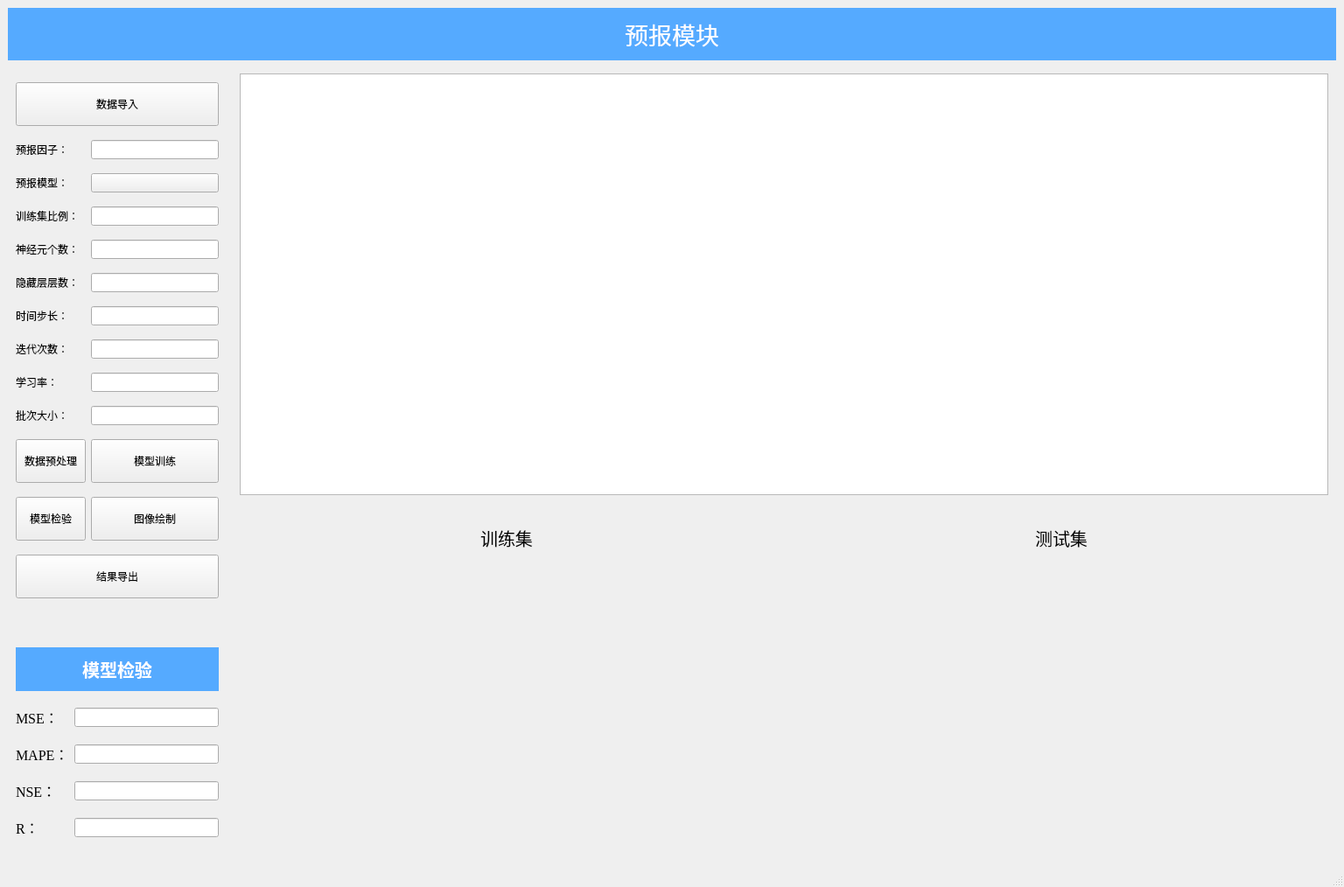
<?xml version="1.0" encoding="UTF-8"?>
<ui version="4.0">
 <class>MainWindow</class>
 <widget class="QMainWindow" name="MainWindow">
  <property name="geometry">
   <rect>
    <x>0</x>
    <y>0</y>
    <width>1536</width>
    <height>1014</height>
   </rect>
  </property>
  <property name="windowTitle">
   <string>MainWindow</string>
  </property>
  <widget class="QWidget" name="centralwidget">
   <layout class="QGridLayout" name="gridLayout_3">
    <item row="1" column="0" rowspan="2">
     <widget class="CardWidget" name="CardWidget">
      <property name="maximumSize">
       <size>
        <width>250</width>
        <height>16777215</height>
       </size>
      </property>
      <layout class="QGridLayout" name="gridLayout">
       <item row="9" column="0">
        <widget class="QLabel" name="label_20">
         <property name="font">
          <font>
           <family>微软雅黑</family>
          </font>
         </property>
         <property name="text">
          <string>批次大小：</string>
         </property>
        </widget>
       </item>
       <item row="4" column="1">
        <widget class="LineEdit" name="LineEdit_7"/>
       </item>
       <item row="4" column="0">
        <widget class="QLabel" name="label_12">
         <property name="font">
          <font>
           <family>微软雅黑</family>
          </font>
         </property>
         <property name="text">
          <string>神经元个数：</string>
         </property>
        </widget>
       </item>
       <item row="11" column="1">
        <widget class="PushButton" name="PushButton_4">
         <property name="minimumSize">
          <size>
           <width>0</width>
           <height>50</height>
          </size>
         </property>
         <property name="text">
          <string>图像绘制</string>
         </property>
        </widget>
       </item>
       <item row="2" column="0">
        <widget class="QLabel" name="label_3">
         <property name="font">
          <font>
           <family>微软雅黑</family>
          </font>
         </property>
         <property name="text">
          <string>预报模型：</string>
         </property>
        </widget>
       </item>
       <item row="5" column="0">
        <widget class="QLabel" name="label_13">
         <property name="font">
          <font>
           <family>微软雅黑</family>
          </font>
         </property>
         <property name="text">
          <string>隐藏层层数：</string>
         </property>
        </widget>
       </item>
       <item row="7" column="0">
        <widget class="QLabel" name="label_15">
         <property name="font">
          <font>
           <family>微软雅黑</family>
          </font>
         </property>
         <property name="text">
          <string>迭代次数：</string>
         </property>
        </widget>
       </item>
       <item row="5" column="1">
        <widget class="LineEdit" name="LineEdit_8"/>
       </item>
       <item row="6" column="1">
        <widget class="LineEdit" name="LineEdit_9"/>
       </item>
       <item row="3" column="1">
        <widget class="LineEdit" name="LineEdit_2"/>
       </item>
       <item row="1" column="0">
        <widget class="QLabel" name="label_2">
         <property name="font">
          <font>
           <family>微软雅黑</family>
          </font>
         </property>
         <property name="text">
          <string>预报因子：</string>
         </property>
        </widget>
       </item>
       <item row="3" column="0">
        <widget class="QLabel" name="label_4">
         <property name="font">
          <font>
           <family>微软雅黑</family>
          </font>
         </property>
         <property name="text">
          <string>训练集比例：</string>
         </property>
        </widget>
       </item>
       <item row="2" column="1">
        <widget class="ComboBox" name="ComboBox"/>
       </item>
       <item row="0" column="0" colspan="2">
        <widget class="PushButton" name="PushButton_5">
         <property name="minimumSize">
          <size>
           <width>0</width>
           <height>50</height>
          </size>
         </property>
         <property name="text">
          <string>数据导入</string>
         </property>
        </widget>
       </item>
       <item row="7" column="1">
        <widget class="LineEdit" name="LineEdit_10"/>
       </item>
       <item row="1" column="1">
        <widget class="LineEdit" name="LineEdit"/>
       </item>
       <item row="9" column="1">
        <widget class="LineEdit" name="LineEdit_11"/>
       </item>
       <item row="8" column="0">
        <widget class="QLabel" name="label_19">
         <property name="font">
          <font>
           <family>微软雅黑</family>
          </font>
         </property>
         <property name="text">
          <string>学习率：</string>
         </property>
        </widget>
       </item>
       <item row="6" column="0">
        <widget class="QLabel" name="label_14">
         <property name="font">
          <font>
           <family>微软雅黑</family>
          </font>
         </property>
         <property name="text">
          <string>时间步长：</string>
         </property>
        </widget>
       </item>
       <item row="11" column="0">
        <widget class="PushButton" name="PushButton_3">
         <property name="minimumSize">
          <size>
           <width>0</width>
           <height>50</height>
          </size>
         </property>
         <property name="text">
          <string>模型检验</string>
         </property>
        </widget>
       </item>
       <item row="8" column="1">
        <widget class="LineEdit" name="LineEdit_17"/>
       </item>
       <item row="10" column="0">
        <widget class="PushButton" name="PushButton_2">
         <property name="minimumSize">
          <size>
           <width>0</width>
           <height>50</height>
          </size>
         </property>
         <property name="text">
          <string>数据预处理</string>
         </property>
        </widget>
       </item>
       <item row="10" column="1">
        <widget class="PushButton" name="PushButton">
         <property name="minimumSize">
          <size>
           <width>0</width>
           <height>50</height>
          </size>
         </property>
         <property name="text">
          <string>模型训练</string>
         </property>
        </widget>
       </item>
       <item row="12" column="0" colspan="2">
        <widget class="PushButton" name="PushButton_6">
         <property name="minimumSize">
          <size>
           <width>0</width>
           <height>50</height>
          </size>
         </property>
         <property name="text">
          <string>结果导出</string>
         </property>
        </widget>
       </item>
      </layout>
     </widget>
    </item>
    <item row="3" column="0" rowspan="2">
     <widget class="CardWidget" name="CardWidget_3">
      <property name="maximumSize">
       <size>
        <width>250</width>
        <height>16777215</height>
       </size>
      </property>
      <layout class="QGridLayout" name="gridLayout_2">
       <item row="0" column="0" colspan="2">
        <widget class="QLabel" name="label_7">
         <property name="minimumSize">
          <size>
           <width>0</width>
           <height>50</height>
          </size>
         </property>
         <property name="maximumSize">
          <size>
           <width>16777215</width>
           <height>50</height>
          </size>
         </property>
         <property name="font">
          <font>
           <pointsize>15</pointsize>
           <weight>75</weight>
           <bold>true</bold>
          </font>
         </property>
         <property name="styleSheet">
          <string notr="true">color: rgb(255, 255, 255);
background-color: rgb(85, 170, 255);</string>
         </property>
         <property name="text">
          <string>模型检验</string>
         </property>
         <property name="alignment">
          <set>Qt::AlignCenter</set>
         </property>
        </widget>
       </item>
       <item row="1" column="0">
        <widget class="QLabel" name="label_5">
         <property name="font">
          <font>
           <family>Times New Roman</family>
           <pointsize>12</pointsize>
          </font>
         </property>
         <property name="text">
          <string>MSE：</string>
         </property>
        </widget>
       </item>
       <item row="1" column="1">
        <widget class="LineEdit" name="LineEdit_3"/>
       </item>
       <item row="2" column="0">
        <widget class="QLabel" name="label_6">
         <property name="font">
          <font>
           <family>Times New Roman</family>
           <pointsize>12</pointsize>
          </font>
         </property>
         <property name="text">
          <string>MAPE：</string>
         </property>
        </widget>
       </item>
       <item row="2" column="1">
        <widget class="LineEdit" name="LineEdit_4"/>
       </item>
       <item row="3" column="0">
        <widget class="QLabel" name="label_8">
         <property name="font">
          <font>
           <family>Times New Roman</family>
           <pointsize>12</pointsize>
          </font>
         </property>
         <property name="text">
          <string>NSE：</string>
         </property>
        </widget>
       </item>
       <item row="3" column="1">
        <widget class="LineEdit" name="LineEdit_5"/>
       </item>
       <item row="4" column="0">
        <widget class="QLabel" name="label_9">
         <property name="font">
          <font>
           <family>Times New Roman</family>
           <pointsize>12</pointsize>
          </font>
         </property>
         <property name="text">
          <string>R：</string>
         </property>
        </widget>
       </item>
       <item row="4" column="1">
        <widget class="LineEdit" name="LineEdit_6"/>
       </item>
      </layout>
     </widget>
    </item>
    <item row="1" column="1" colspan="4">
     <widget class="CardWidget" name="CardWidget_2">
      <property name="maximumSize">
       <size>
        <width>16777215</width>
        <height>500</height>
       </size>
      </property>
      <layout class="QVBoxLayout" name="verticalLayout_2">
       <item>
        <widget class="TableWidget" name="TableWidget"/>
       </item>
      </layout>
     </widget>
    </item>
    <item row="0" column="0" colspan="5">
     <widget class="CaptionLabel" name="CaptionLabel">
      <property name="minimumSize">
       <size>
        <width>0</width>
        <height>60</height>
       </size>
      </property>
      <property name="maximumSize">
       <size>
        <width>16777215</width>
        <height>60</height>
       </size>
      </property>
      <property name="font">
       <font>
        <pointsize>20</pointsize>
        <weight>50</weight>
        <bold>false</bold>
       </font>
      </property>
      <property name="styleSheet">
       <string notr="true">color: rgb(255, 255, 255);
background-color: rgb(85, 170, 255);</string>
      </property>
      <property name="text">
       <string>预报模块</string>
      </property>
      <property name="alignment">
       <set>Qt::AlignCenter</set>
      </property>
     </widget>
    </item>
    <item row="2" column="3" rowspan="3" colspan="2">
     <widget class="CardWidget" name="CardWidget_9">
      <layout class="QGridLayout" name="gridLayout_6">
       <item row="0" column="0">
        <widget class="QLabel" name="label_18">
         <property name="minimumSize">
          <size>
           <width>0</width>
           <height>50</height>
          </size>
         </property>
         <property name="maximumSize">
          <size>
           <width>16777215</width>
           <height>50</height>
          </size>
         </property>
         <property name="font">
          <font>
           <pointsize>15</pointsize>
          </font>
         </property>
         <property name="text">
          <string>测试集</string>
         </property>
         <property name="alignment">
          <set>Qt::AlignCenter</set>
         </property>
        </widget>
       </item>
       <item row="1" column="0">
        <widget class="PixmapLabel" name="PixmapLabel_4"/>
       </item>
      </layout>
     </widget>
    </item>
    <item row="2" column="1" rowspan="3" colspan="2">
     <widget class="CardWidget" name="CardWidget_8">
      <layout class="QGridLayout" name="gridLayout_5">
       <item row="0" column="0">
        <widget class="QLabel" name="label_17">
         <property name="minimumSize">
          <size>
           <width>0</width>
           <height>50</height>
          </size>
         </property>
         <property name="maximumSize">
          <size>
           <width>16777215</width>
           <height>50</height>
          </size>
         </property>
         <property name="font">
          <font>
           <pointsize>15</pointsize>
          </font>
         </property>
         <property name="text">
          <string>训练集</string>
         </property>
         <property name="alignment">
          <set>Qt::AlignCenter</set>
         </property>
        </widget>
       </item>
       <item row="1" column="0">
        <widget class="PixmapLabel" name="PixmapLabel_3"/>
       </item>
      </layout>
     </widget>
    </item>
   </layout>
  </widget>
  <widget class="QMenuBar" name="menubar">
   <property name="geometry">
    <rect>
     <x>0</x>
     <y>0</y>
     <width>1536</width>
     <height>26</height>
    </rect>
   </property>
  </widget>
  <widget class="QStatusBar" name="statusbar"/>
 </widget>
 <customwidgets>
  <customwidget>
   <class>ComboBox</class>
   <extends>QPushButton</extends>
   <header>qfluentwidgets</header>
  </customwidget>
  <customwidget>
   <class>PushButton</class>
   <extends>QPushButton</extends>
   <header>qfluentwidgets</header>
  </customwidget>
  <customwidget>
   <class>PixmapLabel</class>
   <extends>QLabel</extends>
   <header>qfluentwidgets</header>
  </customwidget>
  <customwidget>
   <class>CardWidget</class>
   <extends>QFrame</extends>
   <header>qfluentwidgets</header>
   <container>1</container>
  </customwidget>
  <customwidget>
   <class>CaptionLabel</class>
   <extends>QLabel</extends>
   <header>qfluentwidgets</header>
  </customwidget>
  <customwidget>
   <class>LineEdit</class>
   <extends>QLineEdit</extends>
   <header>qfluentwidgets</header>
  </customwidget>
  <customwidget>
   <class>TableWidget</class>
   <extends>QTableWidget</extends>
   <header>qfluentwidgets</header>
  </customwidget>
 </customwidgets>
 <resources/>
 <connections/>
</ui>
